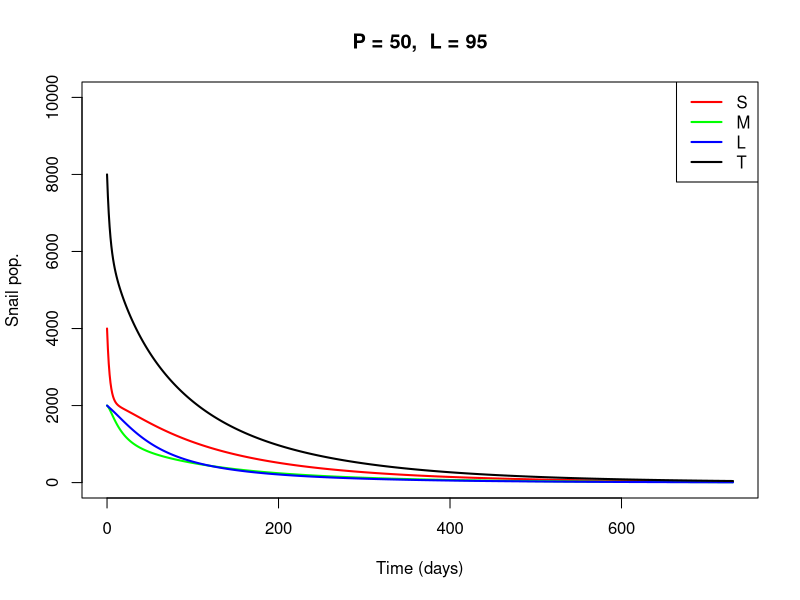
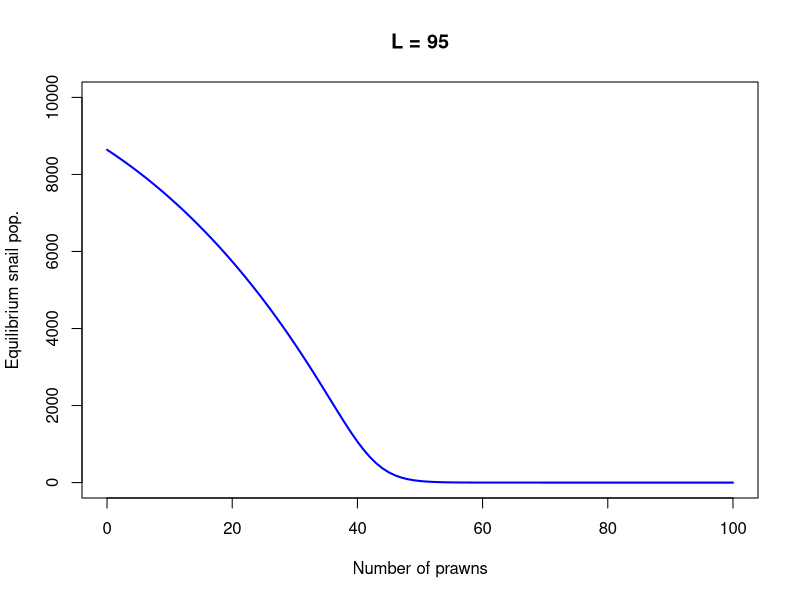

Write the R code that produced these figures, in order.
## Modeling dynamics of prawn predation on snails; no disease

## To-do list:
  # Integrate prawn growth dynamics
  # Note: attack rate scale factor changed from 1/10 in homogeneous model to 1/50 in size class model 
  #   to match expected elimination threshold; may require further exploration/tweaking

require(deSolve)

snail_size_predation = function(t, n, parameters) { 
  with(as.list(parameters), {
    
    S1 = n[1]
    S2 = n[2]
    S3 = n[3]
    
    P.bm = (ap*(L/10)^bp)/10 # Prawn length (mm) to weight (g) conversion
    
    # Snail length-to-weight conversion
    S1.bm = as*0.4^bs # 4mm size class
    S2.bm = as*0.8^bs # 8mm size class
    S3.bm = as*1.2^bs # 12mm size class
    
    rps1 = P.bm / S1.bm # Prawn-to-snail mass ratio for size class 1
    rps2 = P.bm / S2.bm # Prawn-to-snail mass ratio for size class 2
    rps3 = P.bm / S3.bm # Prawn-to-snail mass ratio for size class 3
      
    # Attack rates as a function of biomass ratio, fit from Sokolow et al. 2014
    alpha1 = 0.037192*rps1
    alpha2 = 0.037192*rps2
    alpha3 = 0.037192*rps3
    
    # Adjusted attack rates, accounting for area of interest and limiting factors in the wild
    alpha_star1 = alpha1*s/A
    alpha_star2 = alpha2*s/A
    alpha_star3 = alpha3*s/A
    
    # Handling times as a function of biomass ratio, fit from Sokolow et al. 2014
    handle1 = 1/(0.40450*rps1)
    handle2 = 1/(0.40450*rps2)
    handle3 = 1/(0.40450*rps3)
    
    # Prawn dynamics, ignoring for now
    # P.bmt = P*P.bm # Total prawn biomass
    # dPdt = -P*(muP*L^-0.25 + P.bmt/phi) # Number of prawns, subject to baseline and density-dependent mortality
    # dLdt = k/(1+gam*P.bmt)*(linf - L) # Mean prawn length, with growth rate k, max length linf, crowding parameter gam
    
    # Functional response by snail size class
    psi1 = (P*alpha_star1) / (1+sum(alpha_star1*handle1*S1, alpha_star2*handle2*S2, alpha_star3*handle3*S3))
    psi2 = (P*alpha_star2) / (1+sum(alpha_star1*handle1*S1, alpha_star2*handle2*S2, alpha_star3*handle3*S3))
    psi3 = (P*alpha_star3) / (1+sum(alpha_star1*handle1*S1, alpha_star2*handle2*S2, alpha_star3*handle3*S3))
    
    # Total snail population  
    N = S1+S2+S3
    
    # Snail dynamics
    dS1dt = f*(1-N/(Kn*A))*(S2+S3) - muN1*S1 - psi1*S1 - g1*S1
    
    dS2dt = g1*S1 - muN2*S2 - psi2*S2 - g2*S2
    
    dS3dt = g2*S2 - muN3*S3 - psi3*S3
    
    
    return(list(c(dS1dt, dS2dt, dS3dt)))
  }) 
} 

# Set initial values and parameters
nstart = c(S1 = 4000, S2 = 2000, S3 = 2000)
time = seq(0, 365*2, 1)

parameters=c(
  # Prawn model parameters
  P = 50,        # Number of prawns, currently held constant
  L = 95,        # Length of prawns (mm)
  ap = 0.096868, # Allometric coefficient based on Lalrisanga et al. 2012 (for M. rosenbergii)
  bp = 3.2944,   # Allometric coefficient based on Lalrisanga et al. 2012 (for M. rosenbergii)
  # gam = 1e-6, # Crowding parameter, reduces growth rate at high density
  # muP = 0.006136986, # Baseline prawn mortality rate
  # phi = 40000000, # Biomass-based density dependence parameter, per hactare
  # k = 0.00339726, # Growth rate (mm/day)
  # linf = 206, # Max length (mm)
    
  # Snail model parameters
  as = 0.187178454, # Allometric coefficient fitted to Sanna's data on B. glabrata
  bs = 2.536764792, # Allometric coefficient fitted to Sanna's data on B. glabrata
  f = 0.26,         # Birth rate of adult snails, from Sokolow et al. 2015 scaled by 1/0.6 to account for immature snails
  muN1 = 1/40,      # Natural mortality rate of small snails (deaths/snail/day; assume mean lifespan = 50 days)
  muN2 = 1/50,      # Natural mortality rate of medium snails (deaths/snail/day; assume mean lifespan = 50 days)
  muN3 = 1/60,      # Natural mortality rate of large snails (deaths/snail/day; assume mean lifespan = 50 days)
  g1 = 1/37,        # Growth rate of small snails (size class transition rate, in terms of days to grow 4mm; adapted from McCreesh et al. 2014, assuming water temp. of 25 C) 
  g2 = 1/62,        # Growth rate of medium snails (size class transition rate, in terms of days to grow 4mm; adapted from McCreesh et al. 2014, assuming water temp. of 25 C) 
  Kn = 50,          # Carrying capacity of snails (per m^2, Sokolow et al. 2015)
  A = 200,          # Area of site of interest, m^2
  s = 1/50          # Scale factor limiting prawn attack rate in the wild (vs. lab conditions);
                    #   decreased by factor of 5 in size class model to match expected elimination threshold
)


# Run & plot
output_ss = as.data.frame(ode(nstart,time,snail_size_predation,parameters))
plot(output_ss$time, output_ss$S1, type = 'l', col = 'red', lwd=2, xlab = "Time (days)", ylab = "Snail pop.",
     ylim = c(0, 10000), main = paste('P = ', parameters['P'], ',  L = ', parameters['L'], sep = ''))
lines(output_ss$time, output_ss$S2, col = 'green', lwd=2)
lines(output_ss$time, output_ss$S3, col = 'blue', lwd=2)
lines(output_ss$time, output_ss$S1+output_ss$S2+output_ss$S3, col = 'black', lwd=2)
legend("topright", c("S","M","L","T"), col = c("red","green","blue","black"), lty = 1, lwd = 2)

# Plot equilibrium snail abundance vs. prawn density
x = c(0:100)
s.pop = numeric(length(x))
for (i in x) {
  parameters["P"] = i
  output_ss = as.data.frame(ode(nstart,time,snail_size_predation,parameters))
  s.pop[i+1] = tail(output_ss$S1, n = 1)+tail(output_ss$S2, n = 1)+tail(output_ss$S3, n = 1)
}
plot(x, s.pop, type = 'l', col = 'blue', lwd=2, xlab = "Number of prawns", ylab = "Equilibrium snail pop.",
     ylim = c(0, 10000), main = paste('L = ', parameters['L'], sep = ''))
